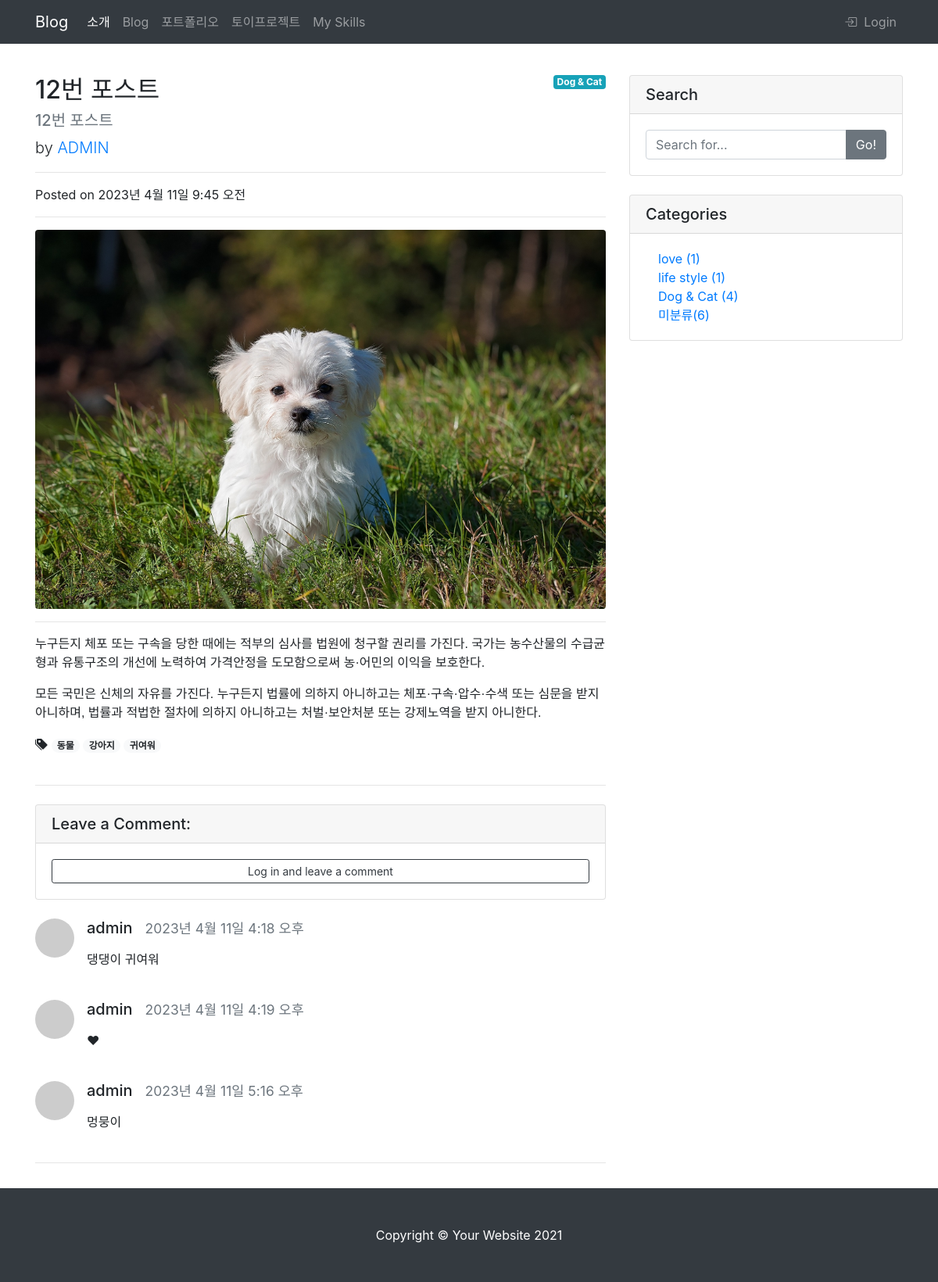
The app's page /blog/12/, older data.
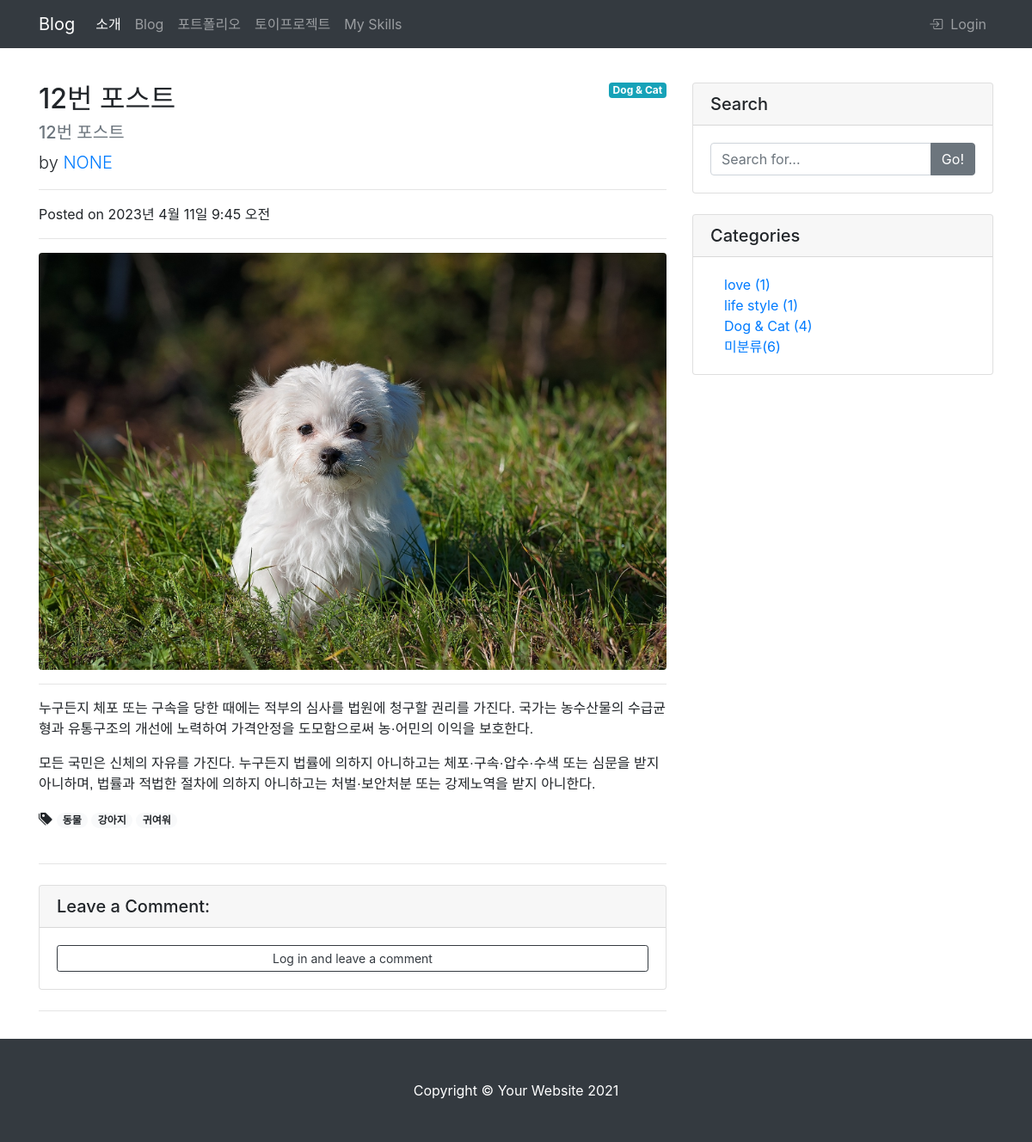
The same page, newer data.
### blog/models.py (models this page shows, shortened)
class Post(models.Model):
    title = models.CharField(max_length=30)
    hook_text = models.CharField(max_length=100, blank=True)
    content = models.TextField()
    head_image = models.ImageField(upload_to='blog/images/%Y/%m/%d', blank=True)
    file_upload = models.FileField(upload_to='blog/files/%Y/%m/%d', blank=True)
    created_at = models.DateTimeField(auto_now_add=True)
    updated_at = models.DateTimeField(auto_now=True)
    author = models.ForeignKey(User, null=True, on_delete=models.SET_NULL)
    category = models.ForeignKey(Category, null=True, blank=True, on_delete=models.SET_NULL)
    tags = models.ManyToManyField(Tag, blank=True)

class Category(models.Model):
    name = models.CharField(max_length=50, unique=True)
    slug = models.SlugField(max_length=200, unique=True, allow_unicode=True)
    def __str__(self):
        return self.name
    def get_absolute_url(self):
        return f'/blog/category/{self.slug}/'

class Tag(models.Model):
    name = models.CharField(max_length=50)
    slug = models.SlugField(max_length=200, unique=True, allow_unicode=True)
    def __str__(self):
        return self.name
    def get_absolute_url(self):
        return f'/blog/tag/{self.slug}/'

class Comment(models.Model):
    post = models.ForeignKey(Post, on_delete=models.CASCADE)
    author = models.ForeignKey(User, on_delete=models.CASCADE)
    content = models.TextField()
    created_at = models.DateTimeField(auto_now_add=True)
    modified_at = models.DateTimeField(auto_now=True)

### blog/views.py (the view)
# urls.py: path('<int:pk>/', views.PostDetail.as_view(), name='post_detail'),
class PostDetail(DetailView):
    model = Post
    def get_context_data(self, **kwargs):
        context = super(PostDetail, self).get_context_data()
        context['categories'] = Category.objects.all()
        context['no_category_post_count'] = Post.objects.filter(category=None).count()
        context['comment_form'] = CommentForm
        return context

### blog/templates/blog/post_detail.html (shortened to what this page needs)
{% extends 'base.html' %}
{% load crispy_forms_tags %}
{% block main_area %}
<div class="row">
<div class="col-lg-8" id="main-area">
    <div id="post-area">
        {% if post.category %}
            <span class="badge badge-info float-right">{{ post.category }}</span>
        {% else %}
            <span class="badge badge-secondary float-right">미분류</span>
        {% endif %}
        <h2 class="mt-4">{{ post.title }}</h2>
        <h5 class="text-muted">{{ post.hook_text }}</h5>
        <p class="lead">
            by
            <a href="#!">{{ post.author | upper }}</a>
        </p>
        <hr />
        <p>Posted on {{ post.created_at }}</p>
        <hr />
        {% if post.head_image %}
            <img class="img-fluid rounded" src="{{ post.head_image.url }}" alt="{{ post.title }} head_image" />
        {% else %}
            <img class="img-fluid rounded" src="https://picsum.photos/seed/{{ post.id }}/1920/1280" alt="random_image" />
        {% endif %}
        <hr />
        <p class="lead">{{ post.content | safe }}</p>
        {% if post.tags.exists %}
            <i class="bi bi-tags-fill"></i>
            {% for tag in post.tags.iterator %}
                <a href="{{ tag.get_absolute_url }}"><span class="badge badge-pill badge-light">{{ tag }}</span></a>
            {% endfor %}
            <br>
            <br>
        {% endif %}
    </div>
    <hr/>
    <div class="card my-4">
        <h5 class="card-header">Leave a Comment:</h5>
        <div class="card-body">
            {% if user.is_authenticated %}
            <form id="comment-form" method="POST" action="{{ post.get_absolute_url }}new_comment/">
                {% csrf_token %}
                <div class="form-group">{{ comment_form | crispy }}</div>
                <button class="btn btn-primary" type="submit">Submit</button>
            </form>
            {% else %}
                <a href="#" role="button" class="btn btn-outline-dark btn-block btn-sm" data-toggle="modal" data-target="#exampleModal">Log in and leave a comment</a>
            {% endif %}
        </div>
    </div>
    {% if post.comment_set.exists %}
        {% for comment in post.comment_set.iterator %}
        <div class="media mb-4" id="comment-{{ comment.pk }}">
            <img class="d-flex mr-3 rounded-circle" src="https://via.placeholder.com/50x50" alt="..." />
            <div class="media-body">
                <h5 class="mt-0">{{ comment.author.username }} &nbsp;&nbsp;<small class="text-muted">{{ comment.created_at }}</small></h5>
                <p>{{ comment.content | linebreaks }}</p>
            </div>
        </div>
        {% endfor %}
    {% endif %}
    <hr>
</div>
{% include 'blog/side_widget.html' %}
</div>
{% endblock %}

### templates/base.html (shortened to what this page needs)
<!DOCTYPE html>
<html lang="ko">
    <head>
        <link rel="stylesheet" href="https://cdn.jsdelivr.net/npm/bootstrap@4.6.2/dist/css/bootstrap.min.css">
        <link rel="stylesheet" href="https://cdn.jsdelivr.net/npm/bootstrap-icons@1.10.4/font/bootstrap-icons.css">
    </head>
    <body>
        {% include 'navbar.html' %}
        <div class="container my-3">
            {% block main_area %}
            {% endblock %}
        </div>
        {% include 'footer.html' %}
    </body>
</html>

### templates/navbar.html (shortened to what this page needs)
{% load socialaccount %}
<nav class="navbar navbar-expand-lg navbar-dark bg-dark">
    <div class="container">
        <a class="navbar-brand" href="{% url 'post_list' %}">Blog</a>
        <div class="collapse navbar-collapse" id="navbarResponsive">
            <ul class="navbar-nav">
                <li class="nav-item active">
                    <a class="nav-link" href="{% url 'index' %}">
                        소개
                    </a>
                </li>
                <li class="nav-item"><a class="nav-link" href="{% url 'post_list' %}">Blog</a></li>
                <li class="nav-item"><a class="nav-link" href="{% url 'about_me' %}">포트폴리오</a></li>
                <li class="nav-item"><a class="nav-link" href="#!">토이프로젝트</a></li>
                <li class="nav-item"><a class="nav-link" href="#!">My Skills</a></li>
            </ul>
            <ul class="navbar-nav ml-auto">
                {% if user.is_authenticated %}
                <li class="nav-item dropdown">
                    <a class="nav-link dropdown-toggle" href="#" id="navbarDropdownMenuLink" role="button" data-toggle="dropdown" aria-haspopup="true" aria-expanded="false">
                    {{ user.username }}
                    </a>
                    <div class="dropdown-menu" aria-labelledby="navbarDropdownMenuLink">
                    <a class="dropdown-item" href="/accounts/logout/">Logout</a>
                    </div>
                </li>
                {% else %}
                <li class="nav-item">
                    <a class="nav-link" href="#!"data-toggle="modal" data-target="#exampleModal">
                        <i class="bi bi-box-arrow-in-right"></i>&nbsp;&nbsp;Login
                    </a>
                </li>
                {% endif %}
            </ul>
        </div>
    </div>
</nav>

### blog/templates/blog/side_widget.html (shortened to what this page needs)
<div class="col-lg-4">
  <div class="card my-4">
    <h5 class="card-header">Search</h5>
    <div class="card-body">
      <div class="input-group">
        <input class="form-control" type="text" placeholder="Search for..." id="search-input" />
        <span class="input-group-append">
          <button class="btn btn-secondary" type="button" onclick="searchPost();">Go!</button>
        </span>
      </div>
    </div>
  </div>
  <div class="card my-4">
    <h5 class="card-header">Categories</h5>
    <div class="card-body">
      <div class="row">
        <div class="col-lg-6">
          <ul class="list-unstyled mb-0 ml-3">
            {% for category in categories %}
            <li>
              <a href="{{ category.get_absolute_url }}">{{ category }} ({{ category.post_set.count }})</a>
            </li>
            {% endfor %}
            <li>
              <a href="/blog/category/no_category/">미분류({{ no_category_post_count }})</a>
            </li>
          </ul>
        </div>
      </div>
    </div>
  </div>
</div>

### templates/footer.html
<footer class="py-5 bg-dark">
  <div class="container"><p class="m-0 text-center text-white">Copyright &copy; Your Website 2021</p></div>
</footer>

Row changes from the older to the newer data that the page shows:
removed Comment: author.username "admin", created_at "2023년 4월 11일 4:18 오후", content "댕댕이 귀여워"
removed Comment: author.username "admin", created_at "2023년 4월 11일 4:19 오후", content "♥"
removed Comment: author.username "admin", created_at "2023년 4월 11일 5:16 오후", content "멍뭉이"
changed Post "12번 포스트": author "ADMIN" → "NONE"
